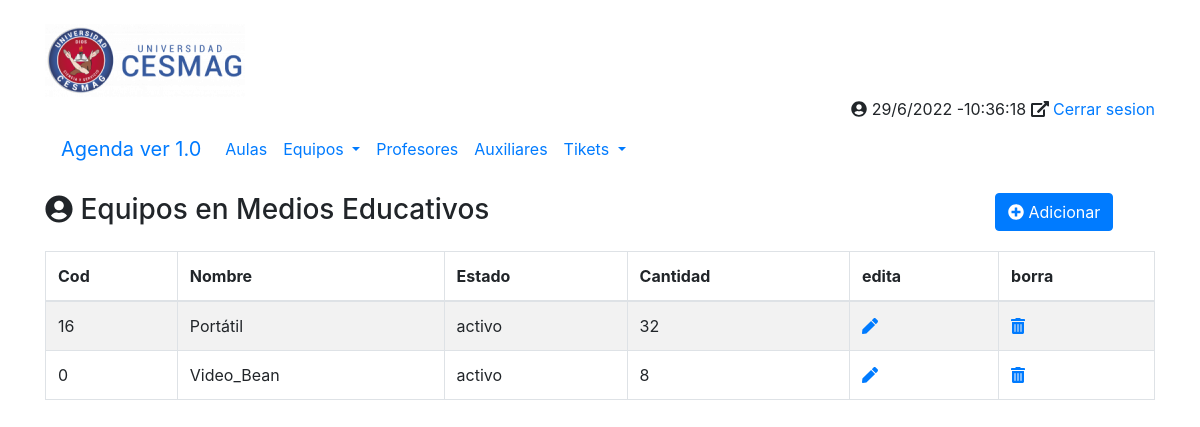
The app's page /principal.php?opcion=equipos with its own data.
### tables this page shows
CREATE TABLE `tbl_equipos` (
  `cod` int(100) NOT NULL,
  `nombre` varchar(100) NOT NULL,
  `estado` varchar(100) DEFAULT NULL,
  `cantidad` varchar(100) DEFAULT NULL
);

### php/equipos/equipos.php (the view, shortened to what this page needs)
<div class="row my-3">
	<div class="col-10">
		<h3><i class="fa fa-user-circle"></i> Equipos en Medios Educativos</h3>
	</div>
	<div class="col-2">
		<a href="./principal.php?opcion=equipos-nuevo&accion=ADICIONAR&codigo=0" class="btn btn-primary" title="Crear un nuevo Contacto">
			<i class="fas fa-plus-circle"></i>
			Adicionar
		</a>
	</div>
</div>
<div class="row my-3">
	<div class="col-12">
			<table id="miTabla"  class="table table-striped table-bordered table-hover">
			<thead>
					<tr>
						<th>Cod</th>
						<th>Nombre</th>
						<th>Estado</th>
						<th>Cantidad</th>
						<th>edita</th>
						<th>borra</th>
					</tr>
			</thead>
			<tbody>
						<?php
							$conexion = conectarBD();
							$sSQL = "SELECT * FROM tbl_equipos";
							$datos = $conexion->query($sSQL);
							foreach ($datos as $fila):
									?>
										<tr>
											<td><?php echo $fila['cod'];         ?></td>
											<td><?php echo $fila['nombre'];     ?></td>
											<td><?php echo $fila['estado'];  ?></td>
											<td><?php echo $fila['cantidad'];   ?></td>
											<?php
												echo'<td><a href="./principal.php?opcion=contactos_form&accion=EDITAR&id='.$fila	['cod'].'" title="Editar el Contacto"><i class="fas fa-pen"></i></a></td>
												<td><a href="./principal.php?opcion=contactos_form&accion=ELIMINAR&id='.$fila	['cod'].'" title="Borrar el Contacto"><i class="fas fa-trash-alt"></i></a></td>';
											?>
										</tr>
									<?php
							endforeach;
						?>
			</tbody>
		</table>
	</div>
</div>

### records on screen
tbl_equipos: cod "16", nombre "Portátil", estado "activo", cantidad "32"
tbl_equipos: cod "0", nombre "Video_Bean", estado "activo", cantidad "8"
